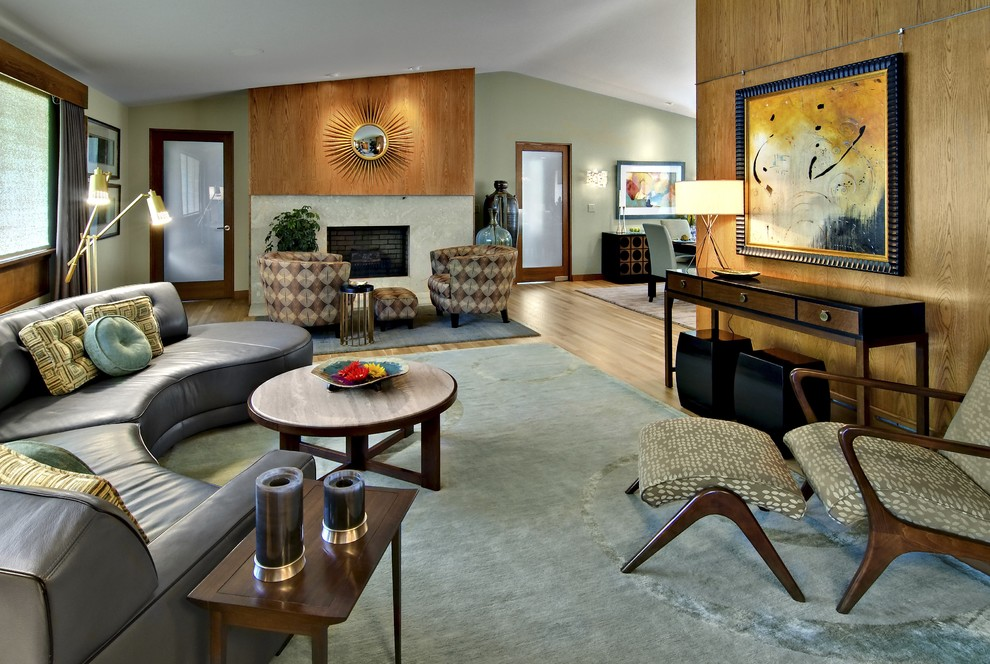
#> input picture 1.jpg, 990 x 664 px
$ jupyter execute --allow-errors ObjectDetectionUsingYolo3.ipynb
#> lines starting #> are read from the running program, lines starting #| are printed output that depends on the picture
[cell 1]
import cv2
import numpy as np
import matplotlib.pyplot as plt
#load Yolo
#> (the rest of this cell did not finish here and is left out)

#> (a cell that did not finish here is left out)

[cell 3]
img=cv2.imread('1.jpg')
#> img is the input picture: shape (664, 990, 3); mean B, G, R 98.9, 116.7, 123
img=cv2.resize(img,None,fx=0.4,fy=0.4)
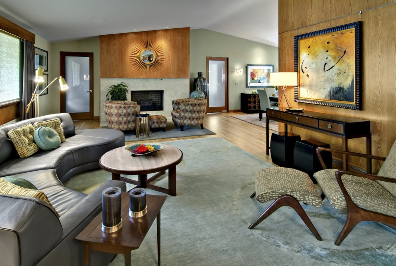
#> img: shape (266, 396, 3); mean B, G, R 98.8, 116.6, 122.9
h,w,c=img.shape
#> h = 266; w = 396; c = 3
print('height',h,'weight',w,'channel',c)
#| height 266 weight 396 channel 3
plt.imshow(img)

[cell 4]
blob=cv2.dnn.blobFromImage(img,0.00392,(416,416),(0,0,0),True,crop=False)
#> (the rest of this cell did not finish here and is left out)

[cell 5]
class_ids = []

confidences = []

boxes = []

#> (the rest of this cell did not finish here and is left out)

[cell 6]
indexes = cv2.dnn.NMSBoxes(boxes, confidences, 0.5, 0.4)

# NMS - non max supression

#print(indexes)

font = cv2.FONT_HERSHEY_PLAIN

for i in range(len(boxes)):

    if i in indexes:

        x, y, w, h = boxes[i]

        label = str(classes[class_ids[i]])

        color = colors[i]

        cv2.rectangle(img, (x, y), (x + w, y + h), color, 2)

        # Draw rectangle around boxes. '2' is the width of box.

        cv2.putText(img, label, (x, y + 30), font, 3, color, 3)

        # Text in Box to label the object


$ run again, with download.jfif saved as 1.jpg
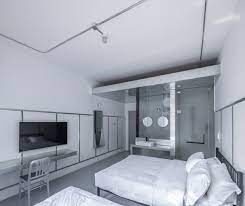
#> input picture download.jfif, 245 x 206 px
#> img is the input picture: shape (206, 245, 3); mean B, G, R 178.4, 167, 163.2
#> `img=cv2.resize(img,None,fx=0.4,fy=0.4)`:
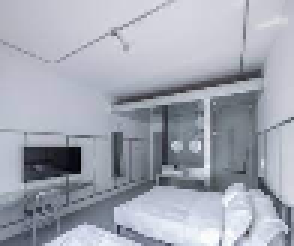
#> img: shape (82, 98, 3) (shown 3 times larger); mean B, G, R 178.3, 166.9, 163.1
#| height 82 weight 98 channel 3
